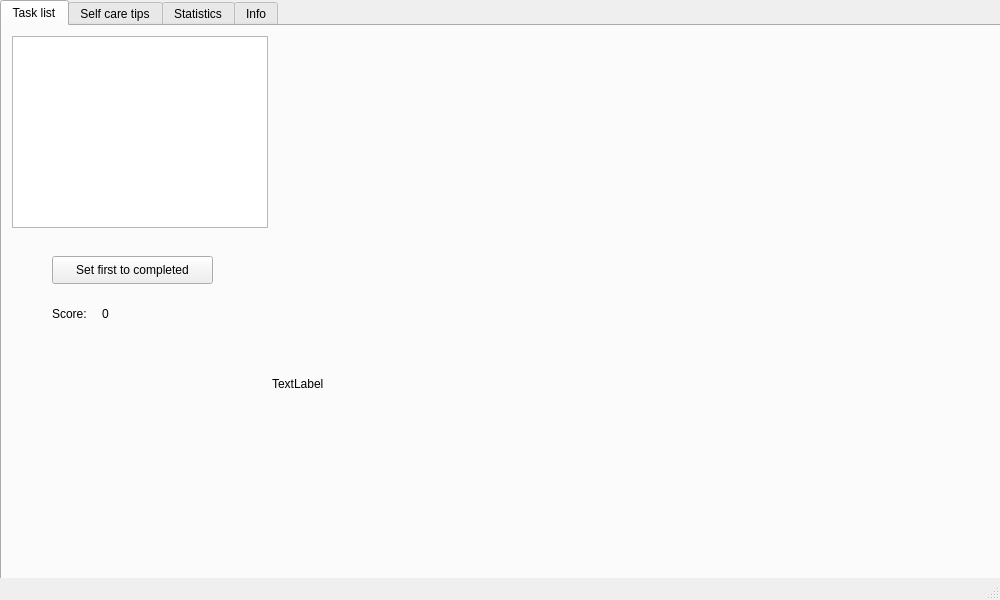
<?xml version="1.0" encoding="UTF-8"?>
<ui version="4.0">
 <class>MainWindow</class>
 <widget class="QMainWindow" name="MainWindow">
  <property name="geometry">
   <rect>
    <x>0</x>
    <y>0</y>
    <width>1000</width>
    <height>600</height>
   </rect>
  </property>
  <property name="windowTitle">
   <string>MainWindow</string>
  </property>
  <widget class="QWidget" name="centralwidget">
   <widget class="QTabWidget" name="tabWidget">
    <property name="geometry">
     <rect>
      <x>0</x>
      <y>0</y>
      <width>1111</width>
      <height>831</height>
     </rect>
    </property>
    <property name="currentIndex">
     <number>0</number>
    </property>
    <widget class="QWidget" name="taskListTab">
     <attribute name="title">
      <string>Task list</string>
     </attribute>
     <widget class="QListView" name="taskListView">
      <property name="geometry">
       <rect>
        <x>10</x>
        <y>10</y>
        <width>256</width>
        <height>192</height>
       </rect>
      </property>
     </widget>
     <widget class="QPushButton" name="saveTaskListButton">
      <property name="geometry">
       <rect>
        <x>50</x>
        <y>230</y>
        <width>161</width>
        <height>28</height>
       </rect>
      </property>
      <property name="text">
       <string>Set first to completed</string>
      </property>
     </widget>
     <widget class="QLabel" name="label">
      <property name="geometry">
       <rect>
        <x>50</x>
        <y>280</y>
        <width>55</width>
        <height>16</height>
       </rect>
      </property>
      <property name="text">
       <string>Score:</string>
      </property>
     </widget>
     <widget class="QLabel" name="totalScore">
      <property name="geometry">
       <rect>
        <x>100</x>
        <y>280</y>
        <width>55</width>
        <height>16</height>
       </rect>
      </property>
      <property name="text">
       <string>0</string>
      </property>
     </widget>
     <widget class="QLabel" name="monkeylabel">
      <property name="geometry">
       <rect>
        <x>270</x>
        <y>350</y>
        <width>55</width>
        <height>16</height>
       </rect>
      </property>
      <property name="text">
       <string>TextLabel</string>
      </property>
     </widget>
    </widget>
    <widget class="QWidget" name="selfCareTipsTab">
     <attribute name="title">
      <string>Self care tips</string>
     </attribute>
    </widget>
    <widget class="QWidget" name="statisticsTab">
     <attribute name="title">
      <string>Statistics</string>
     </attribute>
     <widget class="QTableWidget" name="tbl_stats">
      <property name="geometry">
       <rect>
        <x>10</x>
        <y>70</y>
        <width>511</width>
        <height>201</height>
       </rect>
      </property>
      <column>
       <property name="text">
        <string>New Column</string>
       </property>
      </column>
      <column>
       <property name="text">
        <string>Task Completed</string>
       </property>
      </column>
      <column>
       <property name="text">
        <string>Date</string>
       </property>
      </column>
      <column>
       <property name="text">
        <string>Streak</string>
       </property>
      </column>
     </widget>
     <widget class="QProgressBar" name="prg_points">
      <property name="geometry">
       <rect>
        <x>70</x>
        <y>340</y>
        <width>321</width>
        <height>81</height>
       </rect>
      </property>
      <property name="value">
       <number>24</number>
      </property>
     </widget>
     <widget class="QListWidget" name="lst_weeklyStats">
      <property name="geometry">
       <rect>
        <x>620</x>
        <y>40</y>
        <width>291</width>
        <height>251</height>
       </rect>
      </property>
      <item>
       <property name="text">
        <string>Monday: 50 points </string>
       </property>
      </item>
      <item>
       <property name="text">
        <string>Tuesday: 40 points </string>
       </property>
      </item>
      <item>
       <property name="text">
        <string>Wednesday: 60 points </string>
       </property>
      </item>
      <item>
       <property name="text">
        <string>Thursday: 30 points</string>
       </property>
      </item>
      <item>
       <property name="text">
        <string>Friday: 70 points</string>
       </property>
      </item>
      <item>
       <property name="text">
        <string>Saturday: 80 points</string>
       </property>
      </item>
      <item>
       <property name="text">
        <string>Sunday: 0 points</string>
       </property>
      </item>
     </widget>
     <widget class="QPushButton" name="btn_close">
      <property name="geometry">
       <rect>
        <x>660</x>
        <y>470</y>
        <width>121</width>
        <height>31</height>
       </rect>
      </property>
      <property name="text">
       <string>close page</string>
      </property>
     </widget>
     <widget class="QPushButton" name="btn_resetStats">
      <property name="geometry">
       <rect>
        <x>790</x>
        <y>470</y>
        <width>121</width>
        <height>31</height>
       </rect>
      </property>
      <property name="text">
       <string>reset progress</string>
      </property>
     </widget>
     <widget class="QLabel" name="lbl_title">
      <property name="geometry">
       <rect>
        <x>10</x>
        <y>30</y>
        <width>61</width>
        <height>31</height>
       </rect>
      </property>
      <property name="text">
       <string>Statistics</string>
      </property>
     </widget>
     <widget class="QLabel" name="lbl_overview">
      <property name="geometry">
       <rect>
        <x>250</x>
        <y>390</y>
        <width>101</width>
        <height>31</height>
       </rect>
      </property>
      <property name="text">
       <string>Overall Progress</string>
      </property>
     </widget>
     <widget class="QLabel" name="lbl_weekly_stats">
      <property name="geometry">
       <rect>
        <x>620</x>
        <y>10</y>
        <width>101</width>
        <height>31</height>
       </rect>
      </property>
      <property name="text">
       <string>Weekly Tracker</string>
      </property>
     </widget>
     <zorder>tbl_stats</zorder>
     <zorder>prg_points</zorder>
     <zorder>lst_weeklyStats</zorder>
     <zorder>btn_close</zorder>
     <zorder>btn_resetStats</zorder>
     <zorder>lbl_title</zorder>
     <zorder>lbl_weekly_stats</zorder>
     <zorder>lbl_overview</zorder>
    </widget>
    <widget class="QWidget" name="infoTab">
     <attribute name="title">
      <string>Info</string>
     </attribute>
    </widget>
   </widget>
  </widget>
  <widget class="QMenuBar" name="menubar">
   <property name="geometry">
    <rect>
     <x>0</x>
     <y>0</y>
     <width>1000</width>
     <height>26</height>
    </rect>
   </property>
  </widget>
  <widget class="QStatusBar" name="statusbar"/>
 </widget>
 <resources/>
 <connections/>
</ui>
